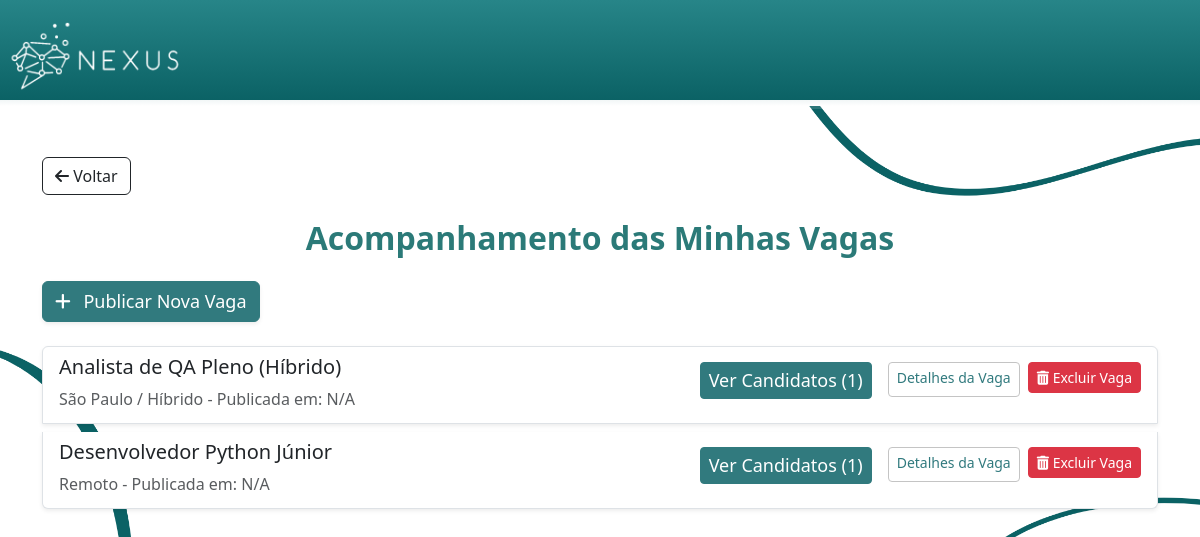
Page /minhas-vagas (signed in) on the committed database.
### models.py (models this page shows)
class Vaga(db.Model):
    __tablename__ = 'vagas'
    id = db.Column(db.Integer, primary_key=True)
    empresa_id = db.Column(db.Integer, db.ForeignKey('empresas.id'), nullable=False)
    titulo = db.Column(db.String(150), nullable=False)
    descricao = db.Column(db.Text, nullable=False)
    requisitos = db.Column(db.Text)
    local = db.Column(db.String(150))
    salario = db.Column(db.Numeric(10,2))

### app.py (the view)
@app.route('/minhas-vagas')
def minhas_vagas():
    if session.get('tipo_conta') != 'empresa':
        return redirect(url_for('index'))
    empresa = Empresa.query.filter_by(usuario_id=session['usuario_id']).first()
    if not empresa:
        return redirect(url_for('index'))
    vagas_anunciadas = Vaga.query.filter_by(empresa_id=empresa.id).all()
    vagas_com_candidatos = []
    for vaga in vagas_anunciadas:
        vagas_com_candidatos.append({
            'vaga': vaga,
            'num_candidatos': Candidatura.query.filter_by(vaga_id=vaga.id).count()
        })
    return render_template(
        'AcompanhamentoVagas.html',
        vagas_data=vagas_com_candidatos,
        tipo_conta='empresa'
    )

### app.py (called while the page is built)
@app.after_request
def add_security_headers(response):
    return response

### templates/AcompanhamentoVagas.html (shortened to what this page needs)
<html>
<head>
    <link rel="stylesheet" href="https://cdnjs.cloudflare.com/ajax/libs/font-awesome/6.5.1/css/all.min.css"
 />
    <link href="{{ url_for('static', filename='Estilo.css') }}" rel="stylesheet">
    <link href="https://cdn.jsdelivr.net/npm/bootstrap@5.3.3/dist/css/bootstrap.min.css" rel="stylesheet">
</head>
<body id="corpoInicio2">
    <header id="cabecalhoIndex">
        <a href="{{ url_for('index') }}">
            <img id="logoheader" src="{{ url_for('static', filename='images/logo-branco.png') }}" alt="Logo Nexus">
        </a>
    </header>
    <div id="degradeCabecalhoIndex2"></div>
    <main class="container my-5">
        <a href="javascript:history.back()" class="btn btn-outline-dark mb-4">
            <i class="fa-solid fa-arrow-left"></i> Voltar
        </a>
        <h1 class="titulo-pagina text-center mb-4">Acompanhamento das Minhas Vagas</h1>
        <a href="{{ url_for('criar_vaga') }}" class="btn btn-success mb-4 shadow-sm" id="botaoPublicar">
            <i class="fa-solid fa-plus me-2"></i> Publicar Nova Vaga
        </a>
        <div class="list-group">
            {% for item in vagas_data %}
            {% set vaga = item.vaga %}
            <div
                class="list-group-item list-group-item-action d-flex flex-column flex-md-row justify-content-between align-items-md-center mb-2 rounded-lg shadow-sm">
                <div class="mb-2 mb-md-0">
                    <h5>{{ vaga.titulo }}</h5>
                    <p class="mb-1 text-muted">{{ vaga.local }} - Publicada em: {{
                        vaga.data_publicacao.strftime('%d/%m/%Y') if vaga.data_publicacao else 'N/A' }}</p>
                </div>
                <div class="text-start text-md-end d-flex flex-column flex-md-row gap-2">
                  <a href="{{ url_for('candidatos_por_vaga', vaga_id=vaga.id) }}"
                  class="btn btn-success btn-sm me-md-2" id="verCandidatos">
                    Ver Candidatos ({{ item.num_candidatos }})
                  </a>
                  <a href="{{ url_for('detalhe', tipo='vaga', id=vaga.id) }}" class="btn btn-info btn-sm" id="botaoDetalhesVaga">
                    Detalhes da Vaga
                  </a>
                    <form action="{{ url_for('excluir_vaga', vaga_id=vaga.id) }}" method="POST" onsubmit="return confirm('ATENÇÃO: Tem certeza que deseja excluir a vaga {{ vaga.titulo }}? Esta ação é irreversível e removerá todos os candidatos associados.');">
                        <button type="submit" class="btn btn-danger btn-sm">
                        <i class="fa-solid fa-trash-can"></i> Excluir Vaga
                        </button>
                    </form>
                </div>
            </div>
            {% endfor %}
        </div>
    </main>
</body>
</html>

### static/Estilo.css (style rules this page uses)
#corpoInicio2 { background-color: white; background-image: url(../static/images/ELEMENTO2.png); background-size: 100%; background-repeat: no-repeat; background-position: center; }
#logoheader { width: auto; height: auto; max-height: 100px; margin: 0; }
#cabecalhoIndex { background-color: #268a8d; color: white; font-family: Cambria, Cochin, Georgia, Times, 'Times New Roman', serif; width: 100%; border-bottom: 6px solid transparent; background-image: linear-gradient(#278588, #0B6265), linear-gradient(to bottom, #0B6265, #ffffff); background-origin: padding-box, border-box; background-clip: padding-box, border-box; }
.titulo-pagina { font-weight: 700; color: #2b7a78; margin-bottom: 50px; }
#degradeCabecalhoIndex2 { background: linear-gradient(to right, transparent, rgba(255, 255, 255, 0.2)); height: 3px; }
.titulo-pagina { font-weight: 700; color: #2b7a78; margin-bottom: 1rem; font-size: 2rem; }
.titulo-pagina { font-weight: 700; font-size: 2rem; color: #2b7a78; }
#botaoPublicar { color: white; background-color: #317a7e; border-color: #317a7e; font-size: large; text-align: center; }
#botaoDetalhesVaga { background-color: white; color: #317a7e; border-color: #c4c4c4; position: relative; height: 35px; }
#verCandidatos { color: white; background-color: #317a7e; border-color: #317a7e; font-size: large; text-align: center; height: 35%; }

### rows in the picture
Vaga: titulo "Analista de QA Pleno (Híbrido)", local "São Paulo / Híbrido"
Vaga: titulo "Desenvolvedor Python Júnior", local "Remoto"

### other values in the picture
{{ item.num_candidatos }} "1" "1"
